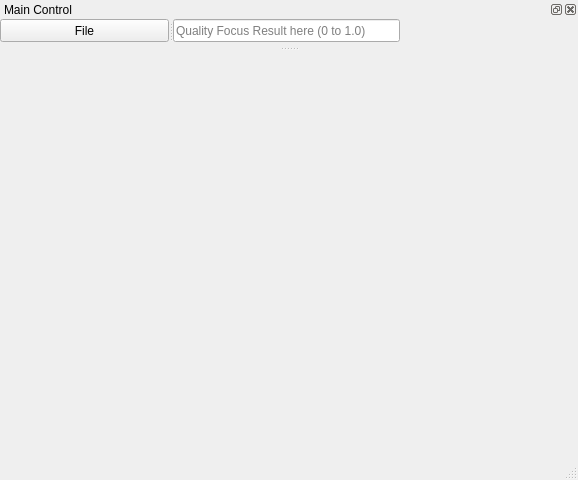
<?xml version="1.0" encoding="UTF-8"?>
<ui version="4.0">
 <class>MainWindow</class>
 <widget class="QMainWindow" name="MainWindow">
  <property name="geometry">
   <rect>
    <x>0</x>
    <y>0</y>
    <width>578</width>
    <height>480</height>
   </rect>
  </property>
  <property name="windowTitle">
   <string>PVT Image Utility</string>
  </property>
  <property name="layoutDirection">
   <enum>Qt::LeftToRight</enum>
  </property>
  <widget class="UIImageDisplay" name="centralWidget"/>
  <widget class="QStatusBar" name="statusBar"/>
  <widget class="QDockWidget" name="dockWidget_2">
   <property name="minimumSize">
    <size>
     <width>80</width>
     <height>46</height>
    </size>
   </property>
   <property name="windowTitle">
    <string>Main Control</string>
   </property>
   <attribute name="dockWidgetArea">
    <number>4</number>
   </attribute>
   <widget class="QWidget" name="dockWidgetContents_2">
    <widget class="QSplitter" name="splitter">
     <property name="geometry">
      <rect>
       <x>0</x>
       <y>0</y>
       <width>400</width>
       <height>23</height>
      </rect>
     </property>
     <property name="orientation">
      <enum>Qt::Horizontal</enum>
     </property>
     <widget class="QPushButton" name="btn_selectfile">
      <property name="text">
       <string>File</string>
      </property>
     </widget>
     <widget class="QLineEdit" name="lineEdit">
      <property name="sizePolicy">
       <sizepolicy hsizetype="Maximum" vsizetype="Fixed">
        <horstretch>0</horstretch>
        <verstretch>0</verstretch>
       </sizepolicy>
      </property>
      <property name="placeholderText">
       <string>Quality Focus Result here (0 to 1.0)</string>
      </property>
     </widget>
    </widget>
   </widget>
  </widget>
  <action name="actionStart">
   <property name="text">
    <string>Start</string>
   </property>
  </action>
  <action name="actionStop">
   <property name="text">
    <string>Stop</string>
   </property>
  </action>
  <action name="actionFile">
   <property name="text">
    <string>File</string>
   </property>
  </action>
 </widget>
 <layoutdefault spacing="6" margin="11"/>
 <customwidgets>
  <customwidget>
   <class>UIImageDisplay</class>
   <extends>QWidget</extends>
   <header>UIImageDisplay.h</header>
   <container>1</container>
  </customwidget>
 </customwidgets>
 <resources/>
 <connections/>
</ui>
